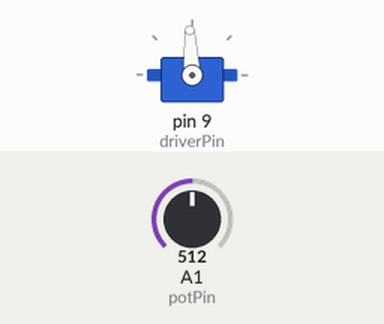
A sketch run on a simulated Arduino Uno, built with avr-gcc and run on an emulated ATmega328P. On the bench: servo. The inputs (shaded band) are chosen by the test bench; at power-on: A1 (potPin) = 512.

Above: at 0.1 s.
Timing chart, 0 to 1.6 s (numbered marks = the images above):
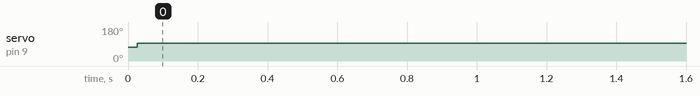

The sketch:

bigoli-steering-control.ino
```cpp
// #include "algorithm"
// #include "stdlib.h"
#include <Servo.h>

const int driverPin = 9;
Servo ppmOutput;
const int potPin = A1;

const int mainLoopMillis = 25;
const int timeoutMillis = 500;
unsigned long lastUpdate;

// const int pwmPeriodMs = 16;
const int pwmPulseMinUs = 1250;
const int pwmPulseMaxUs = 1750;
const int pwmPulseRangeUs = pwmPulseMaxUs - pwmPulseMinUs;

const float potMin = 0.18;
const float potMax = 0.91;

float steerPID_P = 0; //0.7;
float steerPID_I = 0;
float steerPID_D = 0; //2;
const int errorHistorySize = 20;
float errorHistory[errorHistorySize] = {0};
int errorHistoryIndex = 0;
float lastError = 0;
unsigned long lastPIDTime;
float lastPIDCorrection = 0;

float desiredHeading = 0;


float clamp(float x, float minX, float maxX) {
    return min(max(x, minX), maxX);
}

float linearRemap(float x, float x1, float x2, float y1, float y2) {
    float proportion = (x - x1) / (x2 - x1);
    return y1 + proportion * (y2 - y1);
}

void steerPower(float x) {
    x = clamp(x, -0.83, 0.83); // constrain speed to safe levels (multiply by 12 for volts)
    x = linearRemap(x, -1, 1, 0, 1); // remap [-1,1] to [0,1] for pwm logic
    int width = (int)(pwmPulseMinUs + (pwmPulseRangeUs * x));
    ppmOutput.writeMicroseconds(width);
}

float getHeading() {
    float a = (float) analogRead(potPin) / 1023.0;
    float h = linearRemap(a, potMin, potMax, -1, 1);
    return clamp(h, -1, 1);
}

bool getMessage() {
    bool gotMessage = false;
    while(Serial.available()) {
        char first = Serial.read();
        if(first == '$') {
            desiredHeading = Serial.parseFloat();
            steerPID_P = Serial.parseFloat();
            steerPID_I = Serial.parseFloat();
            steerPID_D = Serial.parseFloat();
            gotMessage = true;
        }
    }
    return gotMessage;
}

bool sendMessage() {
    bool sentMessage = false;
    if(Serial.availableForWrite()) {
        String message = "$";
        message.concat(getHeading());
        message.concat(", ");
        message.concat(desiredHeading);
        message.concat(", ");
        message.concat(lastPIDCorrection);
        Serial.println(message);
        sentMessage = true;
    }
    return sendMessage;
}

float getPIDCorrection() {
    float error = desiredHeading - getHeading();

    errorHistoryIndex = (errorHistoryIndex + 1) % errorHistorySize;
    errorHistory[errorHistoryIndex] = error;
    float errorTotal = 0;
    for(int i = 0; i < errorHistorySize; i++) {
        errorTotal += errorHistory[i];
    }

    float dError = error - lastError;
    lastError = error;

    long thisTime = millis();
    float dt = thisTime - lastPIDTime;
    lastPIDTime = thisTime;

    float correction = steerPID_P * error
                     + steerPID_I * errorTotal
                     + steerPID_D * dError/dt;
    return clamp(correction, -1.0, 1.0);
}

void setup() {
    Serial.begin(9600);

    pinMode(potPin, INPUT);
    pinMode(driverPin, OUTPUT);
    ppmOutput.attach(driverPin);

    lastUpdate = lastPIDTime = millis();
}

void loop() {
    unsigned long thisTime = millis();

    if(getMessage() && sendMessage()) {
        lastUpdate = thisTime;
    }

    if(thisTime < lastUpdate + timeoutMillis) {
        float output = getPIDCorrection();
        steerPower(output);
        lastPIDCorrection = output;
    } else {
        // timeout
        steerPower(0);
    }

    int msRemain = thisTime + mainLoopMillis - millis();
    if(msRemain > 0) {
        delay(msRemain);
    }
    // serial.printf("wait = %d\r\n", msRemain);
}
```

Measured:
- by itself, servo on pin 9 (driverPin): 73° → 93° at 0.03 s
